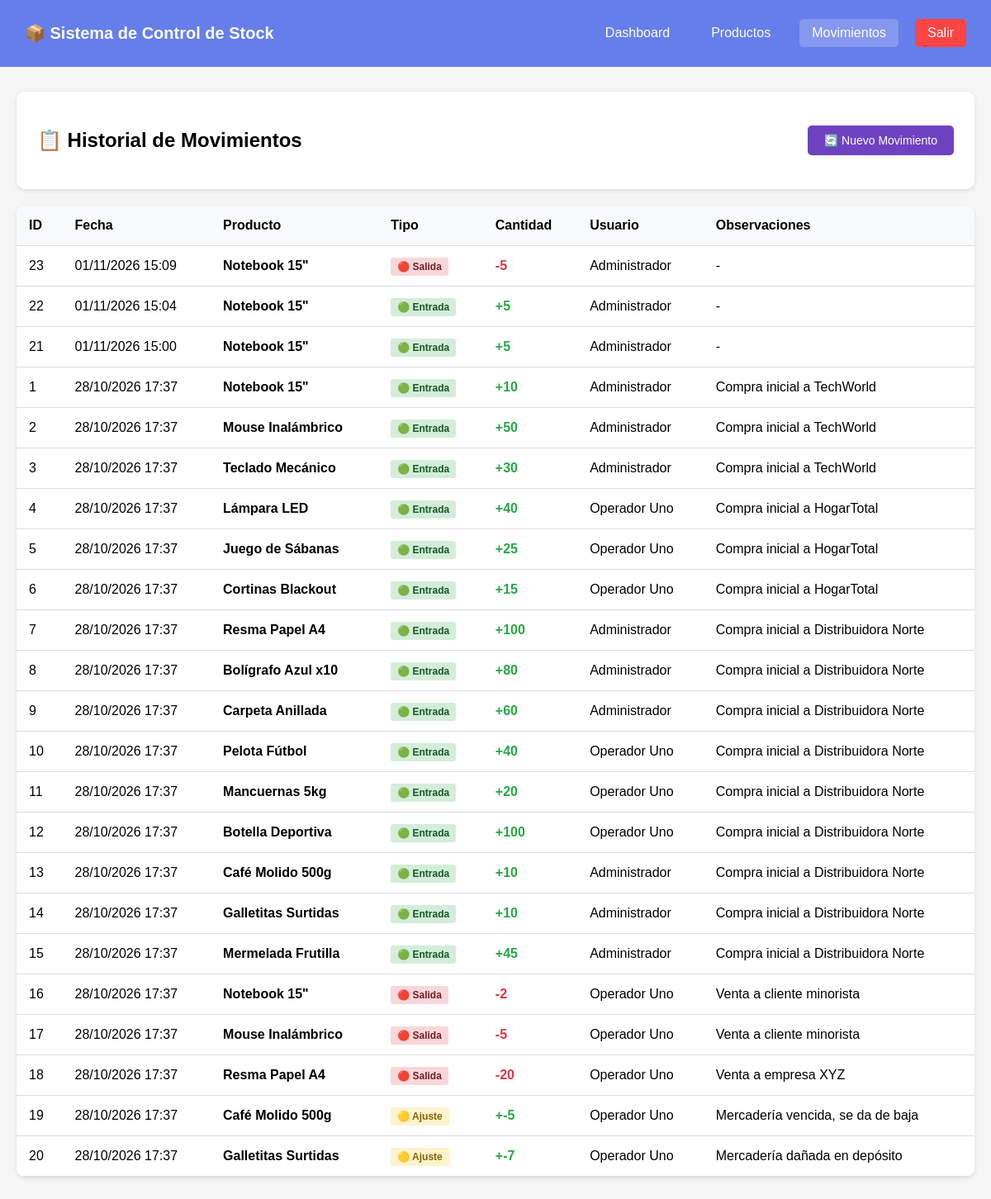
The app's page /movements.php (signed in) with its own data.
### tables this page shows
CREATE TABLE `movimientos` (
  `id` int(11) NOT NULL,
  `id_producto` int(11) NOT NULL,
  `id_usuario` int(11) NOT NULL,
  `tipo` enum('entrada','salida','ajuste') NOT NULL,
  `cantidad` int(11) NOT NULL,
  `fecha` datetime DEFAULT current_timestamp(),
  `observaciones` text DEFAULT NULL
);

CREATE TABLE `productos` (
  `id` int(11) NOT NULL,
  `sku` varchar(50) NOT NULL,
  `nombre` varchar(100) NOT NULL,
  `descripcion` text DEFAULT NULL,
  `id_categoria` int(11) NOT NULL,
  `id_proveedor` int(11) NOT NULL,
  `precio_compra` decimal(10,2) NOT NULL,
  `precio_venta` decimal(10,2) NOT NULL,
  `stock` int(11) NOT NULL DEFAULT 0,
  `stock_minimo` int(11) NOT NULL DEFAULT 5,
  `activo` tinyint(1) DEFAULT 1,
  `fecha_alta` timestamp NULL DEFAULT current_timestamp()
);

CREATE TABLE `usuarios` (
  `id` int(11) NOT NULL,
  `nombre` varchar(100) NOT NULL,
  `email` varchar(100) NOT NULL,
  `password` varchar(255) NOT NULL,
  `rol` enum('admin','operador') NOT NULL DEFAULT 'operador',
  `activo` tinyint(1) DEFAULT 1,
  `creado_en` timestamp NULL DEFAULT current_timestamp()
);

### movements.php (called while the page is built, shortened)
<?php
require_once 'config/database.php';
require_once 'models/MovementModel.php';
$movementModel = new MovementModel();
$movimientos = $movementModel->getAll();
require_once 'views/pages/movements_list.php';
?>

### models/MovementModel.php (called while the page is built, shortened)
<?php
require_once __DIR__ . '/../config/database.php';
class MovementModel {
    private $conn;
    public function __construct() {
        $db = new Database();
        $this->conn = $db->getConnection();
    }
    public function getAll() {
        $stmt = $this->conn->prepare("
            SELECT m.*, p.nombre as producto, u.nombre as usuario
            FROM movimientos m
            LEFT JOIN productos p ON m.id_producto = p.id
            LEFT JOIN usuarios u ON m.id_usuario = u.id
            ORDER BY m.fecha DESC
        ");
        $stmt->execute();
        return $stmt->fetchAll();
    }
}
?>

### config/database.php (called while the page is built, shortened)
<?php
class Database {
    private $host = 'localhost';
    private $db_name = 'sistemas_stock';
    private $username = 'root';
    private $password = '';
    public function getConnection() {
        $this->conn = null;
        try {
            $this->conn = new PDO(
                "mysql:host=" . $this->host . ";dbname=" . $this->db_name . ";charset=utf8mb4",
                $this->username,
                $this->password
            );
            $this->conn->setAttribute(PDO::ATTR_ERRMODE, PDO::ERRMODE_EXCEPTION);
            $this->conn->setAttribute(PDO::ATTR_DEFAULT_FETCH_MODE, PDO::FETCH_ASSOC);
            $this->conn->setAttribute(PDO::ATTR_EMULATE_PREPARES, false);
        } catch(PDOException $e) {
            echo "Error de conexión: " . $e->getMessage();
        }
        return $this->conn;
    }
}
?>

### views/pages/movements_list.php (the view, shortened to what this page needs)
<!DOCTYPE html>
<html lang="es">
<head>
</head>
<body>
    <div class="navbar">
        <h1>📦 Sistema de Control de Stock</h1>
        <div class="nav-links">
            <a href="/tp_stock/dashboard.php">Dashboard</a>
            <a href="/tp_stock/products.php">Productos</a>
            <a href="/tp_stock/movements.php" class="active">Movimientos</a>
            <a href="/tp_stock/logout.php" style="background: #ff4444;">Salir</a>
        </div>
    </div>
    <div class="container">
        <div class="header-section">
            <h2>📋 Historial de Movimientos</h2>
            <a href="/tp_stock/movement_create.php" class="btn btn-new">🔄 Nuevo Movimiento</a>
        </div>
        <table>
            <thead>
                <tr>
                    <th>ID</th>
                    <th>Fecha</th>
                    <th>Producto</th>
                    <th>Tipo</th>
                    <th>Cantidad</th>
                    <th>Usuario</th>
                    <th>Observaciones</th>
                </tr>
            </thead>
            <tbody>
                <?php if (count($movimientos) > 0): ?>
                    <?php foreach ($movimientos as $mov): ?>
                    <tr>
                        <td><?= $mov['id'] ?></td>
                        <td><?= date('d/m/Y H:i', strtotime($mov['fecha'])) ?></td>
                        <td><strong><?= htmlspecialchars($mov['producto']) ?></strong></td>
                        <td>
                            <?php
                            $badgeClass = '';
                            $tipoTexto = '';
                            if ($mov['tipo'] === 'entrada') {
                                $badgeClass = 'badge-entrada';
                                $tipoTexto = '🟢 Entrada';
                            } elseif ($mov['tipo'] === 'salida') {
                                $badgeClass = 'badge-salida';
                                $tipoTexto = '🔴 Salida';
                            } else {
                                $badgeClass = 'badge-ajuste';
                                $tipoTexto = '🟡 Ajuste';
                            }
                            ?>
                            <span class="badge <?= $badgeClass ?>"><?= $tipoTexto ?></span>
                        </td>
                        <td class="<?= $mov['tipo'] === 'salida' ? 'cantidad-negativa' : 'cantidad-positiva' ?>">
                            <?= $mov['tipo'] === 'salida' ? '-' : '+' ?><?= $mov['cantidad'] ?>
                        </td>
                        <td><?= htmlspecialchars($mov['usuario']) ?></td>
                        <td><?= htmlspecialchars($mov['observaciones'] ?: '-') ?></td>
                    </tr>
                    <?php endforeach; ?>
                <?php else: ?>
                    <tr><td colspan="7" style="text-align: center; color: #777;">No hay movimientos registrados.</td></tr>
                <?php endif; ?>
            </tbody>
        </table>
    </div>
</body>
</html>

### views/pages/movements_list.php (style rules this page uses)
body { font-family: Arial, sans-serif; background: #f5f5f5; margin: 0; }
.navbar { background: #667eea; color: white; padding: 15px 30px; display: flex; justify-content: space-between; align-items: center; }
.navbar h1 { font-size: 20px; }
.nav-links { display: flex; gap: 20px; align-items: center; }
.nav-links a { color: white; text-decoration: none; padding: 8px 15px; border-radius: 5px; }
.nav-links a:hover, .nav-links a.active { background: rgba(255,255,255,0.2); }
.container { max-width: 1200px; margin: 30px auto; padding: 0 20px; }
.header-section { background: white; padding: 25px; border-radius: 10px; box-shadow: 0 2px 5px rgba(0,0,0,0.1); margin-bottom: 20px; display: flex; justify-content: space-between; align-items: center; }
.btn { padding: 10px 20px; border: none; border-radius: 5px; text-decoration: none; font-size: 14px; cursor: pointer; display: inline-block; }
.btn-new { background: #6f42c1; color: white; }
.badge { padding: 4px 8px; border-radius: 3px; font-size: 12px; font-weight: bold; }
.badge-entrada { background: #d4edda; color: #155724; }
.badge-salida { background: #f8d7da; color: #721c24; }
.badge-ajuste { background: #fff3cd; color: #856404; }
table { width: 100%; background: white; border-collapse: collapse; border-radius: 10px; overflow: hidden; box-shadow: 0 2px 5px rgba(0,0,0,0.1); }
th, td { padding: 15px; text-align: left; border-bottom: 1px solid #ddd; }
th { background: #f8f9fa; font-weight: bold; }
.cantidad-positiva { color: #28a745; font-weight: bold; }
.cantidad-negativa { color: #dc3545; font-weight: bold; }

### records on screen
movimientos: id "23", fecha "01/11/2026 15:09", id_producto.nombre "Notebook 15\"", tipo "🔴 Salida", cantidad "5", id_usuario.nombre "Administrador", observaciones "-"
movimientos: id "22", fecha "01/11/2026 15:04", id_producto.nombre "Notebook 15\"", tipo "🟢 Entrada", cantidad "5", id_usuario.nombre "Administrador", observaciones "-"
movimientos: id "21", fecha "01/11/2026 15:00", id_producto.nombre "Notebook 15\"", tipo "🟢 Entrada", cantidad "5", id_usuario.nombre "Administrador", observaciones "-"
movimientos: id "1", fecha "28/10/2026 17:37", id_producto.nombre "Notebook 15\"", tipo "🟢 Entrada", cantidad "10", id_usuario.nombre "Administrador", observaciones "Compra inicial a TechWorld"
movimientos: id "2", fecha "28/10/2026 17:37", id_producto.nombre "Mouse Inalámbrico", tipo "🟢 Entrada", cantidad "50", id_usuario.nombre "Administrador", observaciones "Compra inicial a TechWorld"
movimientos: id "3", fecha "28/10/2026 17:37", id_producto.nombre "Teclado Mecánico", tipo "🟢 Entrada", cantidad "30", id_usuario.nombre "Administrador", observaciones "Compra inicial a TechWorld"
movimientos: id "4", fecha "28/10/2026 17:37", id_producto.nombre "Lámpara LED", tipo "🟢 Entrada", cantidad "40", id_usuario.nombre "Operador Uno", observaciones "Compra inicial a HogarTotal"
movimientos: id "5", fecha "28/10/2026 17:37", id_producto.nombre "Juego de Sábanas", tipo "🟢 Entrada", cantidad "25", id_usuario.nombre "Operador Uno", observaciones "Compra inicial a HogarTotal"
movimientos: id "6", fecha "28/10/2026 17:37", id_producto.nombre "Cortinas Blackout", tipo "🟢 Entrada", cantidad "15", id_usuario.nombre "Operador Uno", observaciones "Compra inicial a HogarTotal"
movimientos: id "7", fecha "28/10/2026 17:37", id_producto.nombre "Resma Papel A4", tipo "🟢 Entrada", cantidad "100", id_usuario.nombre "Administrador", observaciones "Compra inicial a Distribuidora Norte"
movimientos: id "8", fecha "28/10/2026 17:37", id_producto.nombre "Bolígrafo Azul x10", tipo "🟢 Entrada", cantidad "80", id_usuario.nombre "Administrador", observaciones "Compra inicial a Distribuidora Norte"
movimientos: id "9", fecha "28/10/2026 17:37", id_producto.nombre "Carpeta Anillada", tipo "🟢 Entrada", cantidad "60", id_usuario.nombre "Administrador", observaciones "Compra inicial a Distribuidora Norte"
movimientos: id "10", fecha "28/10/2026 17:37", id_producto.nombre "Pelota Fútbol", tipo "🟢 Entrada", cantidad "40", id_usuario.nombre "Operador Uno", observaciones "Compra inicial a Distribuidora Norte"
movimientos: id "11", fecha "28/10/2026 17:37", id_producto.nombre "Mancuernas 5kg", tipo "🟢 Entrada", cantidad "20", id_usuario.nombre "Operador Uno", observaciones "Compra inicial a Distribuidora Norte"
movimientos: id "12", fecha "28/10/2026 17:37", id_producto.nombre "Botella Deportiva", tipo "🟢 Entrada", cantidad "100", id_usuario.nombre "Operador Uno", observaciones "Compra inicial a Distribuidora Norte"
movimientos: id "13", fecha "28/10/2026 17:37", id_producto.nombre "Café Molido 500g", tipo "🟢 Entrada", cantidad "10", id_usuario.nombre "Administrador", observaciones "Compra inicial a Distribuidora Norte"
movimientos: id "14", fecha "28/10/2026 17:37", id_producto.nombre "Galletitas Surtidas", tipo "🟢 Entrada", cantidad "10", id_usuario.nombre "Administrador", observaciones "Compra inicial a Distribuidora Norte"
movimientos: id "15", fecha "28/10/2026 17:37", id_producto.nombre "Mermelada Frutilla", tipo "🟢 Entrada", cantidad "45", id_usuario.nombre "Administrador", observaciones "Compra inicial a Distribuidora Norte"
movimientos: id "16", fecha "28/10/2026 17:37", id_producto.nombre "Notebook 15\"", tipo "🔴 Salida", cantidad "2", id_usuario.nombre "Operador Uno", observaciones "Venta a cliente minorista"
movimientos: id "17", fecha "28/10/2026 17:37", id_producto.nombre "Mouse Inalámbrico", tipo "🔴 Salida", cantidad "5", id_usuario.nombre "Operador Uno", observaciones "Venta a cliente minorista"
movimientos: id "18", fecha "28/10/2026 17:37", id_producto.nombre "Resma Papel A4", tipo "🔴 Salida", cantidad "20", id_usuario.nombre "Operador Uno", observaciones "Venta a empresa XYZ"
movimientos: id "19", fecha "28/10/2026 17:37", id_producto.nombre "Café Molido 500g", tipo "🟡 Ajuste", cantidad "-5", id_usuario.nombre "Operador Uno", observaciones "Mercadería vencida, se da de baja"
movimientos: id "20", fecha "28/10/2026 17:37", id_producto.nombre "Galletitas Surtidas", tipo "🟡 Ajuste", cantidad "-7", id_usuario.nombre "Operador Uno", observaciones "Mercadería dañada en depósito"
